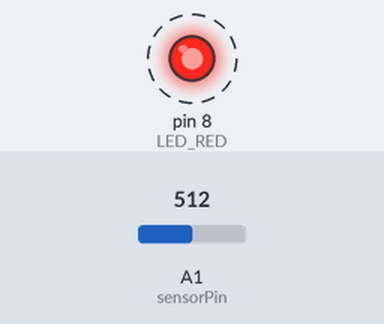
Bench run of a sketch on a simulated Arduino Uno, built with avr-gcc and run on an emulated ATmega328P. On the bench: output pins drawn as LEDs (lit = HIGH). Dashed ring = blinking. The test bench sets the inputs (shaded band); at power-on: A1 (sensorPin) = 512. What the sketch prints to the serial monitor is not drawn.

Above: at 0.1 s.
Timing chart, 0 to 3.0 s (numbered marks = the images above):
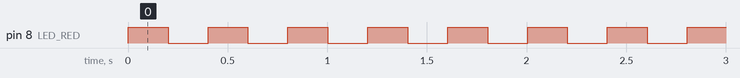

Measured:
- by itself, pin 8 (LED_RED): alternates HIGH for 0.20 s and LOW for 0.20 s

The sketch:

ADC_USART.ino
```cpp
#include "Arduino.h"
#define  LED_RED  8
#define  LED_BLUE 21
int sensorPin = A1;    // select the input pin for the potentiometer
int sensorValue = 0;  // variable to store the value coming from the sensor
/*
本代码实现对光敏电阻的电压值采集，并通过串口打印出来
*/
// the setup function runs once when you press reset or power the board
void setup() {
  // initialize digital pin LED_BUILTIN as an output.
  pinMode(LED_RED, OUTPUT);
  Serial.begin(115200);//串口配置115200
}

// the loop function runs over and over again forever
void loop() {
  sensorValue = analogRead(sensorPin);//采集电压值
  Serial.println(sensorValue);//打印出来数据
  float voltage= sensorValue * (3.3 / 4096.0);//获取到电压值
  Serial.print(voltage);//打印出来数据
  Serial.println("V");
  digitalWrite(LED_RED, HIGH);   // turn the LED on (HIGH is the voltage level)
  delay(200);                       // wait for a second
  digitalWrite(LED_RED, LOW);    // turn the LED off by making the voltage LOW
  delay(200);                       // wait for a second
}
```
